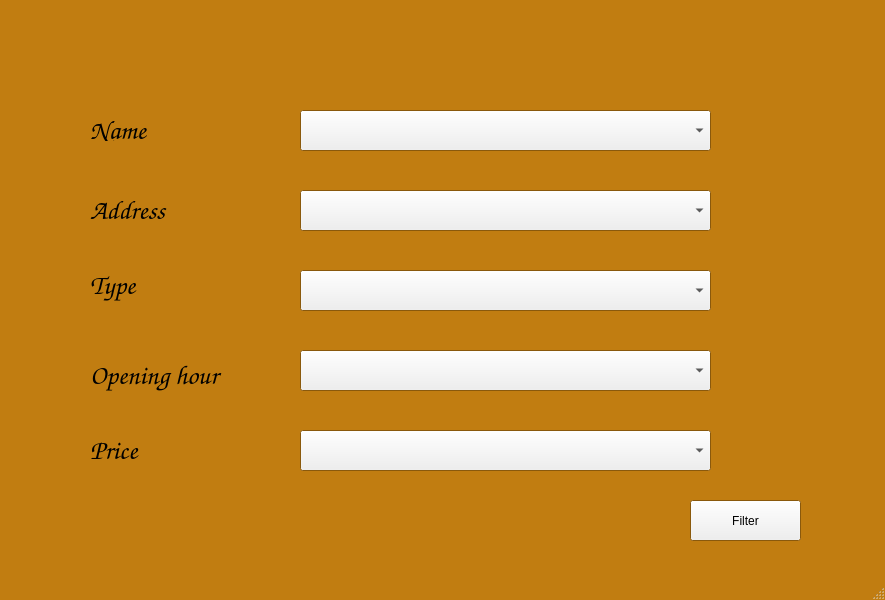
<?xml version="1.0" encoding="UTF-8"?>
<ui version="4.0">
 <class>MainWindow</class>
 <widget class="QMainWindow" name="MainWindow">
  <property name="geometry">
   <rect>
    <x>0</x>
    <y>0</y>
    <width>885</width>
    <height>600</height>
   </rect>
  </property>
  <property name="palette">
   <palette>
    <active>
     <colorrole role="Base">
      <brush brushstyle="SolidPattern">
       <color alpha="255">
        <red>255</red>
        <green>255</green>
        <blue>255</blue>
       </color>
      </brush>
     </colorrole>
     <colorrole role="Window">
      <brush brushstyle="SolidPattern">
       <color alpha="255">
        <red>193</red>
        <green>125</green>
        <blue>17</blue>
       </color>
      </brush>
     </colorrole>
    </active>
    <inactive>
     <colorrole role="Base">
      <brush brushstyle="SolidPattern">
       <color alpha="255">
        <red>255</red>
        <green>255</green>
        <blue>255</blue>
       </color>
      </brush>
     </colorrole>
     <colorrole role="Window">
      <brush brushstyle="SolidPattern">
       <color alpha="255">
        <red>193</red>
        <green>125</green>
        <blue>17</blue>
       </color>
      </brush>
     </colorrole>
    </inactive>
    <disabled>
     <colorrole role="Base">
      <brush brushstyle="SolidPattern">
       <color alpha="255">
        <red>193</red>
        <green>125</green>
        <blue>17</blue>
       </color>
      </brush>
     </colorrole>
     <colorrole role="Window">
      <brush brushstyle="SolidPattern">
       <color alpha="255">
        <red>193</red>
        <green>125</green>
        <blue>17</blue>
       </color>
      </brush>
     </colorrole>
    </disabled>
   </palette>
  </property>
  <property name="windowTitle">
   <string>MainWindow</string>
  </property>
  <widget class="QWidget" name="centralwidget">
   <widget class="QLabel" name="label">
    <property name="geometry">
     <rect>
      <x>20</x>
      <y>20</y>
      <width>841</width>
      <height>541</height>
     </rect>
    </property>
    <property name="baseSize">
     <size>
      <width>0</width>
      <height>0</height>
     </size>
    </property>
    <property name="palette">
     <palette>
      <active>
       <colorrole role="Base">
        <brush brushstyle="SolidPattern">
         <color alpha="255">
          <red>255</red>
          <green>255</green>
          <blue>255</blue>
         </color>
        </brush>
       </colorrole>
       <colorrole role="Window">
        <brush brushstyle="SolidPattern">
         <color alpha="255">
          <red>255</red>
          <green>255</green>
          <blue>255</blue>
         </color>
        </brush>
       </colorrole>
      </active>
      <inactive>
       <colorrole role="Base">
        <brush brushstyle="SolidPattern">
         <color alpha="255">
          <red>255</red>
          <green>255</green>
          <blue>255</blue>
         </color>
        </brush>
       </colorrole>
       <colorrole role="Window">
        <brush brushstyle="SolidPattern">
         <color alpha="255">
          <red>255</red>
          <green>255</green>
          <blue>255</blue>
         </color>
        </brush>
       </colorrole>
      </inactive>
      <disabled>
       <colorrole role="Base">
        <brush brushstyle="SolidPattern">
         <color alpha="255">
          <red>255</red>
          <green>255</green>
          <blue>255</blue>
         </color>
        </brush>
       </colorrole>
       <colorrole role="Window">
        <brush brushstyle="SolidPattern">
         <color alpha="255">
          <red>255</red>
          <green>255</green>
          <blue>255</blue>
         </color>
        </brush>
       </colorrole>
      </disabled>
     </palette>
    </property>
    <property name="text">
     <string/>
    </property>
    <property name="pixmap">
     <pixmap>../../../../media/dohai/Data/Downloads/tài liệu học tập/kì 20192/Hệ thống thông tin địa lý/sight.jpg</pixmap>
    </property>
   </widget>
   <widget class="QComboBox" name="comboBox">
    <property name="geometry">
     <rect>
      <x>300</x>
      <y>110</y>
      <width>411</width>
      <height>41</height>
     </rect>
    </property>
   </widget>
   <widget class="QComboBox" name="comboBox_2">
    <property name="geometry">
     <rect>
      <x>300</x>
      <y>190</y>
      <width>411</width>
      <height>41</height>
     </rect>
    </property>
   </widget>
   <widget class="QComboBox" name="comboBox_3">
    <property name="geometry">
     <rect>
      <x>300</x>
      <y>270</y>
      <width>411</width>
      <height>41</height>
     </rect>
    </property>
   </widget>
   <widget class="QComboBox" name="comboBox_4">
    <property name="geometry">
     <rect>
      <x>300</x>
      <y>350</y>
      <width>411</width>
      <height>41</height>
     </rect>
    </property>
   </widget>
   <widget class="QComboBox" name="comboBox_5">
    <property name="geometry">
     <rect>
      <x>300</x>
      <y>430</y>
      <width>411</width>
      <height>41</height>
     </rect>
    </property>
   </widget>
   <widget class="QLabel" name="label_2">
    <property name="geometry">
     <rect>
      <x>90</x>
      <y>120</y>
      <width>141</width>
      <height>21</height>
     </rect>
    </property>
    <property name="font">
     <font>
      <family>URW Chancery L</family>
      <pointsize>20</pointsize>
      <italic>true</italic>
     </font>
    </property>
    <property name="text">
     <string>Name</string>
    </property>
   </widget>
   <widget class="QLabel" name="label_3">
    <property name="geometry">
     <rect>
      <x>90</x>
      <y>200</y>
      <width>141</width>
      <height>21</height>
     </rect>
    </property>
    <property name="font">
     <font>
      <family>URW Chancery L</family>
      <pointsize>20</pointsize>
      <italic>true</italic>
     </font>
    </property>
    <property name="text">
     <string>Address</string>
    </property>
   </widget>
   <widget class="QLabel" name="label_4">
    <property name="geometry">
     <rect>
      <x>90</x>
      <y>270</y>
      <width>141</width>
      <height>31</height>
     </rect>
    </property>
    <property name="font">
     <font>
      <family>URW Chancery L</family>
      <pointsize>20</pointsize>
      <italic>true</italic>
     </font>
    </property>
    <property name="text">
     <string>Type</string>
    </property>
   </widget>
   <widget class="QLabel" name="label_5">
    <property name="geometry">
     <rect>
      <x>90</x>
      <y>360</y>
      <width>141</width>
      <height>31</height>
     </rect>
    </property>
    <property name="font">
     <font>
      <family>URW Chancery L</family>
      <pointsize>20</pointsize>
      <italic>true</italic>
     </font>
    </property>
    <property name="text">
     <string>Opening hour</string>
    </property>
   </widget>
   <widget class="QLabel" name="label_6">
    <property name="geometry">
     <rect>
      <x>90</x>
      <y>440</y>
      <width>141</width>
      <height>21</height>
     </rect>
    </property>
    <property name="font">
     <font>
      <family>URW Chancery L</family>
      <pointsize>20</pointsize>
      <italic>true</italic>
     </font>
    </property>
    <property name="text">
     <string>Price</string>
    </property>
   </widget>
   <widget class="QPushButton" name="pushButton">
    <property name="geometry">
     <rect>
      <x>690</x>
      <y>500</y>
      <width>111</width>
      <height>41</height>
     </rect>
    </property>
    <property name="text">
     <string>Filter</string>
    </property>
   </widget>
  </widget>
  <widget class="QStatusBar" name="statusbar"/>
 </widget>
 <resources/>
 <connections/>
</ui>
